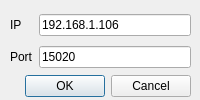
<?xml version="1.0" encoding="UTF-8"?>
<ui version="4.0">
 <class>Connexion</class>
 <widget class="QDialog" name="Connexion">
  <property name="geometry">
   <rect>
    <x>0</x>
    <y>0</y>
    <width>200</width>
    <height>100</height>
   </rect>
  </property>
  <property name="windowTitle">
   <string>Connexion</string>
  </property>
  <widget class="QDialogButtonBox" name="buttonBox">
   <property name="geometry">
    <rect>
     <x>10</x>
     <y>70</y>
     <width>181</width>
     <height>32</height>
    </rect>
   </property>
   <property name="orientation">
    <enum>Qt::Horizontal</enum>
   </property>
   <property name="standardButtons">
    <set>QDialogButtonBox::Cancel|QDialogButtonBox::Ok</set>
   </property>
  </widget>
  <widget class="QWidget" name="gridLayoutWidget">
   <property name="geometry">
    <rect>
     <x>10</x>
     <y>10</y>
     <width>181</width>
     <height>62</height>
    </rect>
   </property>
   <layout class="QGridLayout" name="gridLayout">
    <item row="0" column="0">
     <widget class="QLabel" name="label_address">
      <property name="text">
       <string>IP</string>
      </property>
     </widget>
    </item>
    <item row="0" column="1">
     <widget class="QLineEdit" name="lineEdit_address">
      <property name="text">
       <string>192.168.1.106</string>
      </property>
     </widget>
    </item>
    <item row="1" column="0">
     <widget class="QLabel" name="label_port">
      <property name="text">
       <string>Port</string>
      </property>
     </widget>
    </item>
    <item row="1" column="1">
     <widget class="QLineEdit" name="lineEdit_port">
      <property name="text">
       <string>15020</string>
      </property>
     </widget>
    </item>
   </layout>
  </widget>
 </widget>
 <resources/>
 <connections>
  <connection>
   <sender>buttonBox</sender>
   <signal>accepted()</signal>
   <receiver>Connexion</receiver>
   <slot>accept()</slot>
   <hints>
    <hint type="sourcelabel">
     <x>248</x>
     <y>254</y>
    </hint>
    <hint type="destinationlabel">
     <x>157</x>
     <y>274</y>
    </hint>
   </hints>
  </connection>
  <connection>
   <sender>buttonBox</sender>
   <signal>rejected()</signal>
   <receiver>Connexion</receiver>
   <slot>reject()</slot>
   <hints>
    <hint type="sourcelabel">
     <x>316</x>
     <y>260</y>
    </hint>
    <hint type="destinationlabel">
     <x>286</x>
     <y>274</y>
    </hint>
   </hints>
  </connection>
 </connections>
</ui>
